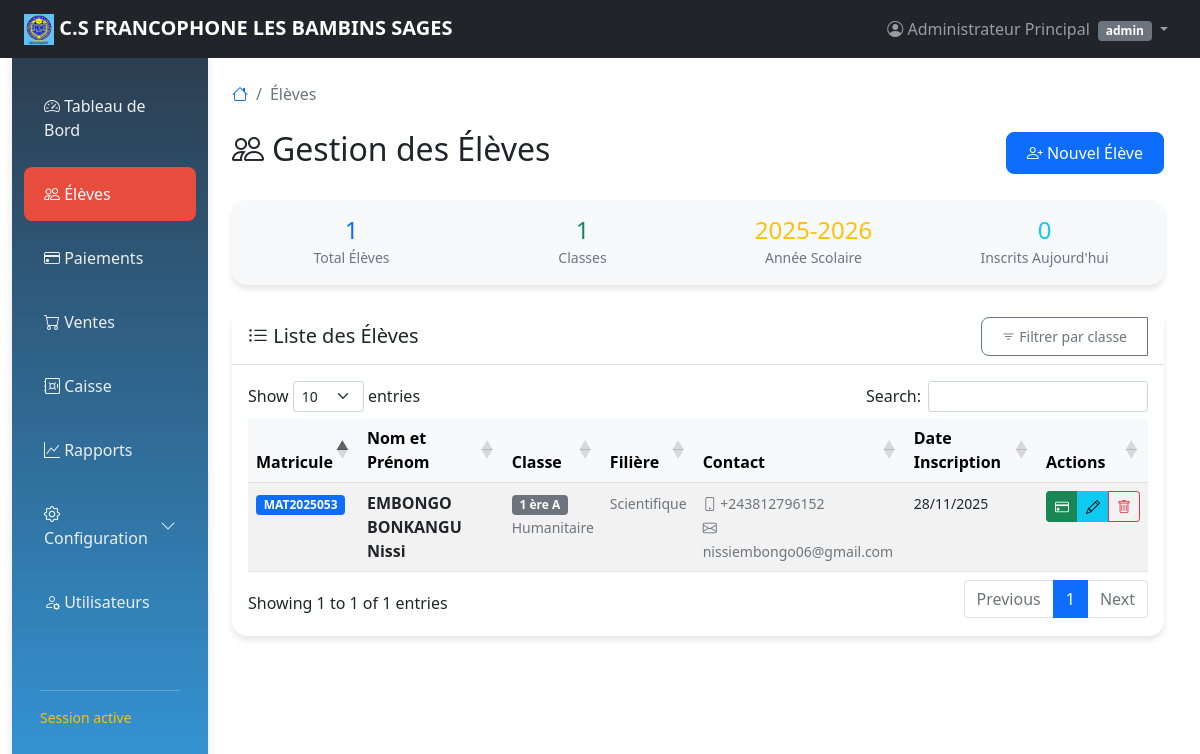
The app's page /etudiants.php (signed in), older data.
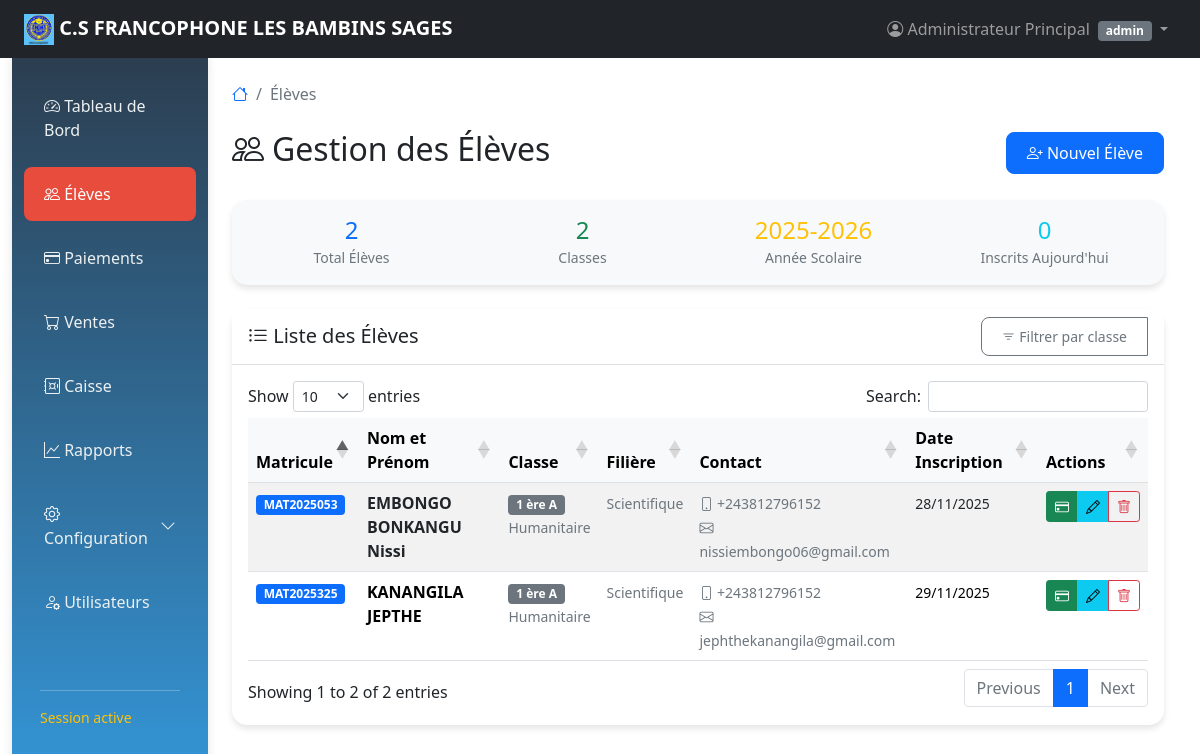
The same page, newer data.
### tables this page shows
CREATE TABLE `etudiants` (
  `id` int(11) NOT NULL,
  `matricule` varchar(20) NOT NULL,
  `nom` varchar(100) NOT NULL,
  `prenom` varchar(100) NOT NULL,
  `telephone` varchar(20) DEFAULT NULL,
  `email` varchar(100) DEFAULT NULL,
  `classe` varchar(20) NOT NULL,
  `date_inscription` date NOT NULL,
  `classe_id` int(11) DEFAULT NULL
);

CREATE TABLE `classe` (
  `id` int(11) NOT NULL,
  `nom` varchar(100) NOT NULL,
  `niveau` varchar(50) NOT NULL,
  `filiere` varchar(100) DEFAULT NULL,
  `capacite_max` int(11) DEFAULT 30,
  `annee_scolaire` varchar(20) NOT NULL,
  `created_at` timestamp NOT NULL DEFAULT current_timestamp(),
  `updated_at` timestamp NOT NULL DEFAULT current_timestamp() ON UPDATE current_timestamp()
);

### etudiants.php (the view, shortened to what this page needs)
<?php
$database = new Database();
$db = $database->getConnection();
$query_classes = "SELECT id, nom, niveau, filiere FROM classe ORDER BY niveau, nom";
$stmt_classes = $db->prepare($query_classes);
$stmt_classes->execute();
$classes = $stmt_classes->fetchAll(PDO::FETCH_ASSOC);
$filtre_classe = Validator::validateNumber($_GET['classe'] ?? 0) ?: '';
$where_condition = '';
$query = "SELECT e.*, c.nom as classe_nom, c.niveau, c.filiere
          FROM etudiants e
          LEFT JOIN classe c ON e.classe_id = c.id
          $where_condition
          ORDER BY e.nom, e.prenom";
$stmt = $db->prepare($query);
$stmt->execute();
$etudiants = $stmt->fetchAll(PDO::FETCH_ASSOC);
?>
<?php
include 'layout.php';
?>
<nav aria-label="breadcrumb" class="mb-4">
    <ol class="breadcrumb">
        <li class="breadcrumb-item"><a href="dashboard.php"><i class="bi bi-house"></i></a></li>
        <li class="breadcrumb-item active" aria-current="page">Élèves</li>
    </ol>
</nav>
<div class="d-flex justify-content-between align-items-center mb-4">
    <h2><i class="bi bi-people me-2"></i>Gestion des Élèves</h2>
    <button class="btn btn-primary" data-bs-toggle="modal" data-bs-target="#ajouterEtudiantModal">
        <i class="bi bi-person-plus"></i> Nouvel Élève
    </button>
</div>
<div class="row mb-4">
    <div class="col-12">
        <div class="card bg-light">
            <div class="card-body py-3">
                <div class="row text-center">
                    <div class="col-md-3">
                        <h4 class="text-primary mb-0"><?php echo count($etudiants); ?></h4>
                        <small class="text-muted">
                            <?php echo !empty($filtre_classe) && $filtre_classe !== 'all' ? 'Élèves dans la classe' : 'Total Élèves'; ?>
                        </small>
                    </div>
                    <div class="col-md-3">
                        <h4 class="text-success mb-0">
                            <?php echo count($classes); ?>
                        </h4>
                        <small class="text-muted">Classes</small>
                    </div>
                    <div class="col-md-3">
                        <h4 class="text-warning mb-0">
                            <?php
                            $query_annee = "SELECT DISTINCT annee_scolaire FROM classe LIMIT 1";
                            $stmt_annee = $db->prepare($query_annee);
                            $stmt_annee->execute();
                            $annee = $stmt_annee->fetch(PDO::FETCH_ASSOC);
                            echo $annee ? htmlspecialchars($annee['annee_scolaire']) : date('Y') . '-' . (date('Y') + 1);
                            ?>
                        </h4>
                        <small class="text-muted">Année Scolaire</small>
                    </div>
                    <div class="col-md-3">
                        <h4 class="text-info mb-0">
                            <?php
                            $query_aujourdhui = "SELECT COUNT(*) as total FROM etudiants e";
                            if (!empty($filtre_classe) && $filtre_classe !== 'all') {
                                $query_aujourdhui .= " WHERE e.classe_id = :classe_id AND";
                            } else {
                                $query_aujourdhui .= " WHERE";
                            }
                            $query_aujourdhui .= " DATE(e.date_inscription) = CURDATE()";
                            $stmt_aujourdhui = $db->prepare($query_aujourdhui);
                            $stmt_aujourdhui->execute();
                            echo $stmt_aujourdhui->fetch(PDO::FETCH_ASSOC)['total'];
                            ?>
                        </h4>
                        <small class="text-muted">
                            <?php echo !empty($filtre_classe) && $filtre_classe !== 'all' ? 'Inscrits aujourd\'hui (classe)' : 'Inscrits Aujourd\'hui'; ?>
                        </small>
                    </div>
                </div>
            </div>
        </div>
    </div>
</div>
<div class="card">
    <div class="card-header bg-white d-flex justify-content-between align-items-center">
        <h5 class="card-title mb-0">
            <i class="bi bi-list-ul"></i> Liste des Élèves
        </h5>
        <div class="btn-group">
            <button class="btn btn-sm btn-outline-secondary" data-bs-toggle="dropdown">
                <i class="bi bi-filter"></i>
                <?php echo !empty($filtre_classe) && $filtre_classe !== 'all' ? 'Filtré' : 'Filtrer par classe'; ?>
            </button>
        </div>
    </div>
    <div class="card-body">
        <?php if (count($etudiants) > 0): ?>
        <div class="table-responsive">
            <table class="table table-hover table-striped">
                <thead class="table-light">
                    <tr>
                        <th>Matricule</th>
                        <th>Nom et Prénom</th>
                        <th>Classe</th>
                        <th>Filière</th>
                        <th>Contact</th>
                        <th>Date Inscription</th>
                        <th>Actions</th>
                    </tr>
                </thead>
                <tbody>
                    <?php foreach ($etudiants as $etudiant): ?>
                    <tr>
                        <td>
                            <span class="badge bg-primary"><?php echo htmlspecialchars($etudiant['matricule']); ?></span>
                        </td>
                        <td>
                            <strong><?php echo htmlspecialchars($etudiant['nom'] . ' ' . $etudiant['prenom']); ?></strong>
                        </td>
                        <td>
                            <div>
                                <span class="badge bg-secondary"><?php echo htmlspecialchars($etudiant['classe_nom'] ?? 'Non assigné'); ?></span><br>
                                <small class="text-muted"><?php echo htmlspecialchars($etudiant['niveau'] ?? '-'); ?></small>
                            </div>
                        </td>
                        <td>
                            <small class="text-muted"><?php echo htmlspecialchars($etudiant['filiere'] ?? '-'); ?></small>
                        </td>
                        <td>
                            <div>
                                <?php if ($etudiant['telephone']): ?>
                                <small class="text-muted"><i class="bi bi-phone"></i> <?php echo htmlspecialchars($etudiant['telephone']); ?></small><br>
                                <?php endif; ?>
                                <?php if ($etudiant['email']): ?>
                                <small class="text-muted"><i class="bi bi-envelope"></i> <?php echo htmlspecialchars($etudiant['email']); ?></small>
                                <?php endif; ?>
                            </div>
                        </td>
                        <td>
                            <small><?php echo date('d/m/Y', strtotime($etudiant['date_inscription'])); ?></small>
                        </td>
                        <td>
                            <div class="btn-group btn-group-sm">
                                <a href="paiements.php?etudiant_id=<?php echo $etudiant['id']; ?>"
                                   class="btn btn-success" data-bs-toggle="tooltip" title="Enregistrer paiement">
                                    <i class="bi bi-credit-card"></i>
                                </a>
                                <button class="btn btn-info"
                                        data-bs-toggle="modal"
                                        data-bs-target="#modifierEtudiantModal"
                                        onclick="chargerDonneesEtudiant(<?php echo htmlspecialchars(json_encode($etudiant)); ?>)"
                                        data-bs-toggle="tooltip" title="Modifier">
                                    <i class="bi bi-pencil"></i>
                                </button>
                                <?php if ($_SESSION['role'] == 'admin'): ?>
                                <a href="?supprimer_etudiant=<?php echo $etudiant['id']; ?>"
                                   class="btn btn-outline-danger"
                                   data-bs-toggle="tooltip"
                                   title="Supprimer"
                                   onclick="return confirm('Êtes-vous sûr de vouloir supprimer l\\'élève <?php echo htmlspecialchars(addslashes($etudiant['nom'] . ' ' . $etudiant['prenom'])); ?> ? Cette action est irréversible.')">
                                    <i class="bi bi-trash"></i>
                                </a>
                                <?php endif; ?>
                            </div>
                        </td>
                    </tr>
                    <?php endforeach; ?>
                </tbody>
            </table>
        </div>
        <?php endif; ?>
    </div>
</div>
<?php include 'layout-end.php'; ?>

### layout.php (shortened to what this page needs)
<!DOCTYPE html>
<html lang="fr">
<head>
    <link href="https://cdn.jsdelivr.net/npm/bootstrap@5.3.2/dist/css/bootstrap.min.css" rel="stylesheet">
    <link href="assets/bootstrap-5.1.3-dist/css/bootstrap.min.css" rel="stylesheet">
    <link rel="stylesheet" href="https://cdn.jsdelivr.net/npm/bootstrap-icons@1.11.1/font/bootstrap-icons.css">
    <link rel="stylesheet" href="https://cdn.datatables.net/1.13.6/css/dataTables.bootstrap5.min.css">
</head>
<body>
    <nav class="navbar navbar-expand-lg navbar-dark bg-dark">
        <div class="container-fluid">
            <a class="navbar-brand" href="dashboard.php">
                <img src="assets/images/logo.png" alt="Logo École" style="max-width: 30px;" class="logo">  C.S FRANCOPHONE LES BAMBINS SAGES
            </a>
            <div class="collapse navbar-collapse" id="navbarNav">
                <ul class="navbar-nav ms-auto">
                    <li class="nav-item dropdown">
                        <a class="nav-link dropdown-toggle" href="#" role="button" data-bs-toggle="dropdown">
                            <i class="bi bi-person-circle"></i>
                            <?php echo htmlspecialchars($_SESSION['nom_complet'] ?? 'Utilisateur'); ?>
                            <small class="badge bg-secondary ms-1"><?php echo htmlspecialchars($_SESSION['role'] ?? ''); ?></small>
                        </a>
                    </li>
                </ul>
            </div>
        </div>
    </nav>
    <div class="container-fluid">
        <div class="row">
            <div class="col-md-3 col-lg-2 sidebar d-md-block">
                <div class="position-sticky pt-3">
                    <ul class="nav flex-column">
                        <li class="nav-item">
                            <a class="nav-link <?php echo basename($_SERVER['PHP_SELF']) == 'dashboard.php' ? 'active' : ''; ?>" href="dashboard.php">
                                <i class="bi bi-speedometer2"></i> Tableau de Bord
                            </a>
                        </li>
                        <li class="nav-item">
                            <a class="nav-link <?php echo basename($_SERVER['PHP_SELF']) == 'etudiants.php' ? 'active' : ''; ?>" href="etudiants.php">
                                <i class="bi bi-people"></i> Élèves
                            </a>
                        </li>
                        <li class="nav-item">
                            <a class="nav-link <?php echo basename($_SERVER['PHP_SELF']) == 'paiements.php' ? 'active' : ''; ?>" href="paiements.php">
                                <i class="bi bi-credit-card"></i> Paiements
                            </a>
                        </li>
                        <li class="nav-item">
                            <a class="nav-link <?php echo basename($_SERVER['PHP_SELF']) == 'vente.php' ? 'active' : ''; ?>" href="vente.php">
                                <i class="bi bi-cart"></i> Ventes
                            </a>
                        </li>
                        <li class="nav-item">
                            <a class="nav-link <?php echo basename($_SERVER['PHP_SELF']) == 'caisse.php' ? 'active' : ''; ?>" href="caisse.php">
                                <i class="bi bi-safe"></i> Caisse
                            </a>
                        </li>
                        <li class="nav-item">
                            <a class="nav-link <?php echo basename($_SERVER['PHP_SELF']) == 'rapport.php' ? 'active' : ''; ?>" href="rapport.php">
                                <i class="bi bi-graph-up"></i> Rapports
                            </a>
                        </li>
                        <li class="nav-item">
                            <a class="nav-link d-flex justify-content-between align-items-center"
                            data-bs-toggle="collapse"
                            href="#configurationSubmenu"
                            role="button"
                            aria-expanded="false"
                            aria-controls="configurationSubmenu">
                                <span>
                                    <i class="bi bi-gear text-white"></i> Configuration
                                </span>
                                <i class="bi bi-chevron-down"></i>
                            </a>
                        </li>
                        <?php if (($_SESSION['role'] ?? '') == 'admin'): ?>
                        <li class="nav-item">
                            <a class="nav-link <?php echo basename($_SERVER['PHP_SELF']) == 'utilisateur.php' ? 'active' : ''; ?>" href="utilisateur.php">
                                <i class="bi bi-person-gear"></i> Utilisateurs
                            </a>
                        </li>
                        <?php endif; ?>
                    </ul>
                    <div class="mt-4 p-3 text-light small">
                        <hr>
                        <div class="text-warning">Session active</div>
                    </div>
                </div>
            </div>
            <div class="col-md-9 col-lg-10 ms-sm-auto px-md-4 py-4">

### layout-end.php (shortened to what this page needs)
            </div>
        </div>
    </div>
</body>
</html>

### layout.php (style rules this page uses)
.sidebar .nav-link { padding: 0.5rem 1rem; border-radius: 0.25rem; transition: all 0.2s; }
.sidebar .nav-link.active { background-color: #0d6efd; color: white !important; }
.sidebar .nav-link .bi-chevron-down { transition: transform 0.3s; }
.sidebar .bi-gear { color: #6c757d; }
.sidebar { min-height: calc(100vh - 56px); background: linear-gradient(180deg, #2c3e50 0%, #3498db 100%); box-shadow: 0 0 10px rgba(0,0,0,0.1); }
.sidebar .nav-link { color: #ecf0f1; padding: 15px 20px; margin: 5px 0; border-radius: 8px; transition: all 0.3s; }
.sidebar .nav-link.active { background: #e74c3c; color: #fff; }
.navbar-brand { font-weight: bold; }
.card { border: none; border-radius: 15px; box-shadow: 0 4px 6px rgba(0,0,0,0.1); transition: transform 0.3s; }
.btn { border-radius: 8px; padding: 8px 20px; }
.table th { background: #f8f9fa; font-weight: 600; }

Row changes from the older to the newer data that the page shows:
added etudiants: matricule "MAT2025325", nom+prenom "KANANGILA JEPTHE", classe.nom "1 ère A", classe.niveau "Humanitaire", classe.filiere "Scientifique", telephone "+243812796152", email "jephthekanangila@gmail.com", date_inscription "29/11/2025"
Text that changed along with them:
count($etudiants): "1" → "2"
count($classes): "1" → "2"
text written by a page script: "Show entries Search: Showing 1 to 1 of 1 entries Previous 1 Next" → "Show entries Search: Showing 1 to 2 of 2 entries Previous 1 Next"
